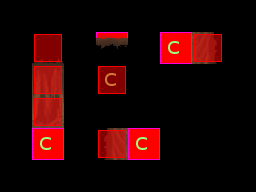

This is a level from a 2D game, rendered from its Tiled map with the project's own tilesets. A one-line summary and the map file follow, with tile-layer data summarised:
An orthogonal 8x6 tile map with 32x32 px tiles, 5 tile layers (ruleRegions, ruleSet, rule_Ground, rule_Over, ...), 4 tilesets.

<map version="1.0" orientation="orthogonal" width="8" height="6" tilewidth="32" tileheight="32">
 <tileset firstgid="1" name="collision" tilewidth="32" tileheight="32">
  <image source="../../graphics/tiles/collision1_32_32.png" width="1024" height="1024" />
 </tileset>
 <tileset firstgid="1025" name="set" tilewidth="32" tileheight="32">
  <image source="../../graphics/tiles/automap/set_cave.png" width="64" height="64" />
 </tileset>
 <tileset firstgid="1029" name="set_rules" tilewidth="32" tileheight="32">
  <image source="../../graphics/tiles/automap/set_rules.png" width="32" height="32" />
 </tileset>
 <tileset firstgid="1030" name="cave" tilewidth="32" tileheight="32">
  <image source="../../graphics/tiles/cave3_32_32.png" width="1024" height="1024" />
 </tileset>
 <layer name="ruleRegions" width="8" height="6">
  <data>[48 cells, 10 non-empty, 1 distinct tile ids]</data>
 </layer>
 <layer name="ruleSet" width="8" height="6">
  <data>[48 cells, 8 non-empty, 2 distinct tile ids]</data>
 </layer>
 <layer name="rule_Ground" width="8" height="6">
  <data>[48 cells, 5 non-empty, 5 distinct tile ids]</data>
 </layer>
 <layer name="rule_Over" width="8" height="6">
  <data>[48 cells, 1 non-empty, 1 distinct tile ids]</data>
 </layer>
 <layer name="rule_collision" width="8" height="6">
  <data>[48 cells, 6 non-empty, 1 distinct tile ids]</data>
 </layer>
</map>
